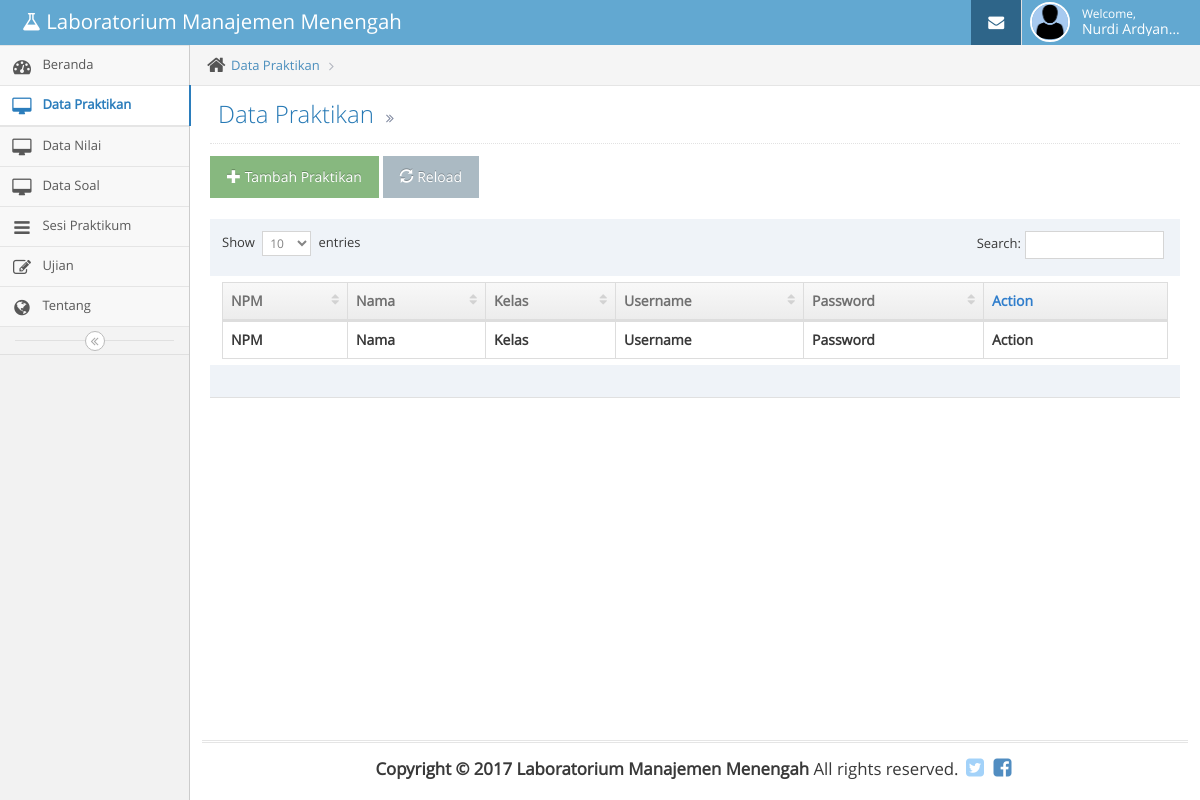
/index.php/datapraktikan (signed in), run on the app's committed database.
### tables this page shows
CREATE TABLE `tbasisten` (
  `id` int NOT NULL,
  `kd_asisten` varchar(10) DEFAULT NULL,
  `npm` varchar(10) DEFAULT NULL,
  `kelas` varchar(5) DEFAULT NULL,
  `username` varchar(30) DEFAULT NULL,
  `password` varchar(30) DEFAULT NULL,
  `nama_lengkap` varchar(40) DEFAULT NULL,
  `status` varchar(15) DEFAULT NULL,
  `tanggal_post` datetime DEFAULT CURRENT_TIMESTAMP,
  `foto` varchar(300) DEFAULT NULL
);

### application/controllers/Datapraktikan.php (called while the page is built, shortened)
<?php if ( ! defined('BASEPATH')) exit('No direct script access allowed');
class Datapraktikan extends CI_Controller {
	public function __construct()
	{
		$this->load->model('model_data','m');
	}
	public function index()
	{
		$isi['content'] = 'datapraktikan/index';
		$isi['judul'] = 'Data Praktikan';
		$isi['subjudul'] = '';
		$isi['dashboard'] = '';
		$isi['deviden'] = '';
		$isi['tentang'] = '';
		$isi['datapraktikan'] = 'class="active open"';
		$isi['soal'] = '';
		$isi['matkul'] = '';
		$isi['ujian'] = '';
		$isi['datanilai'] = '';
		$isi['data'] = $this->db->get('tbpraktikan');
		$isi['data_matkul']	= $this->db->query("SELECT * FROM tbmatkul order by nama_matkul ASC");
		$isi['praktikum'] = $this->db->query("SELECT * FROM tbbab WHERE matkul = 'Riset Oprasional 2' ");
		$key = $this->session->userdata('kd_asisten');
		$isi['foto'] = $this->db->query("SELECT foto from tbasisten where kd_asisten = '".$key."'");
		$this->load->view('asisten/header_asisten',$isi);
		$this->load->view('asisten/menu_asisten',$isi);
		$this->load->view('asisten/content_asisten',$isi);
		$this->load->view('asisten/footer_asisten');
	}
}

### index.php (called while the page is built, shortened)
<?php
require_once BASEPATH.'core/CodeIgniter.php';

### application/views/asisten/header_asisten.php (the view, shortened to what this page needs)
<!DOCTYPE html>
<html lang="en">
	<head>
		<link rel="stylesheet" href="<?php echo base_url();?>assets/font-awesome/4.2.0/css/font-awesome.min.css" />
		<link rel="stylesheet" href="<?php echo base_url();?>assets/css/bootstrap.min.css" />
		<link href="<?php echo base_url();?>assets/datatables/css/dataTables.bootstrap.css" rel="stylesheet">
		<link rel="stylesheet" href="<?php echo base_url();?>assets/css/jquery-ui.custom.min.css" />
		<link rel="stylesheet" href="<?php echo base_url();?>assets/css/jquery.gritter.min.css" />
		<link rel="stylesheet" href="<?php echo base_url();?>assets/css/select2.min.css" />
		<link rel="stylesheet" href="<?php echo base_url();?>assets/css/bootstrap-editable.min.css" />
		<link rel="stylesheet" href="<?php echo base_url();?>assets/css/datepicker.min.css" />
		<link rel="stylesheet" href="<?php echo base_url();?>assets/css/ace.min.css" class="ace-main-stylesheet" id="main-ace-style" />
		<link rel="stylesheet" href="<?php echo base_url();?>assets/css/colorbox.min.css" />
	</head>
	<body class="no-skin">
		<div id="navbar" class="navbar navbar-default">
			<div class="navbar-container" id="navbar-container">
				<div class="navbar-header pull-left">
					<a href="<?php echo base_url(); ?>home/asisten" class="navbar-brand">
						<small>
							<i class="fa fa-flask"></i>
							Laboratorium Manajemen Menengah
						</small>
					</a>
				</div>
				<div class="navbar-buttons navbar-header pull-right" role="navigation">
					<ul class="nav ace-nav">
						<li class="blue">
							<a href="<?php echo base_url();?>mail">
								<i class="ace-icon fa fa-envelope icon-animated-vertical"></i>
							</a>
						</li>
						<li class="light-blue">
							<a data-toggle="dropdown" href="#" class="dropdown-toggle">
								<?php
									$foto = $this->db->query("SELECT * FROM tbasisten WHERE npm = '".$this->session->userdata("npm")."'");
									foreach ($foto->result() as $key )
									{
										$foto = $key->foto;
										$nama_lengkap = $key->nama_lengkap;
									}
								?>
								<img class="nav-user-photo" src="<?php echo base_url();?>assets/uploads/images/<?php echo $foto;?>" alt="<?php echo ($this->session->userdata('nama_lengkap'));?>" />
								<span class="user-info">
									<small>Welcome,</small>
									<?php echo $nama_lengkap;?>
								</span>
						</li>
					</ul>
				</div>
			</div>
		</div>

### data on the page
tbasisten: foto (picture), nama_lengkap "Nurdi Ardyan…"

### other printed values
$judul "Data Praktikan"
